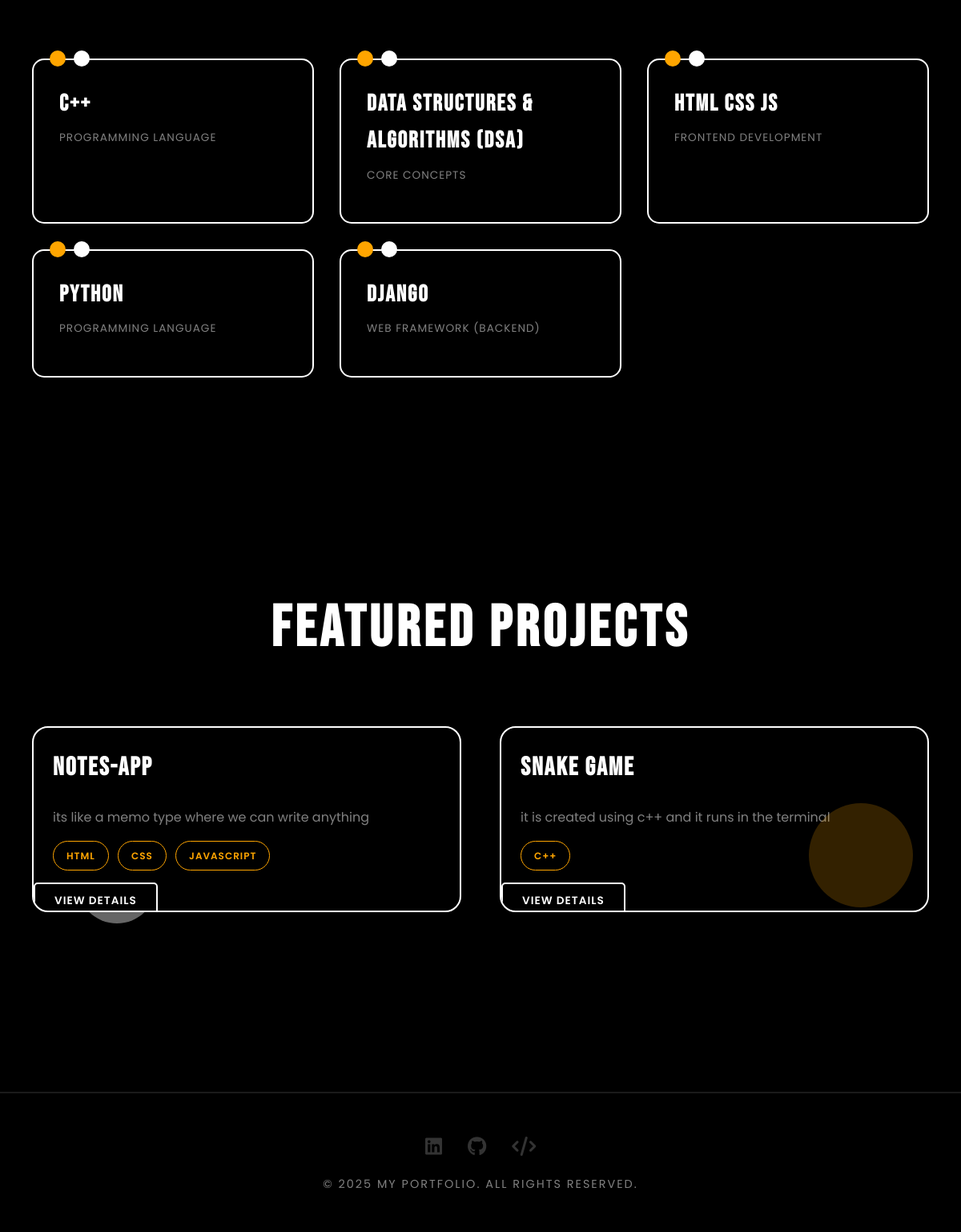
Before: / (lower part) with the older database file.
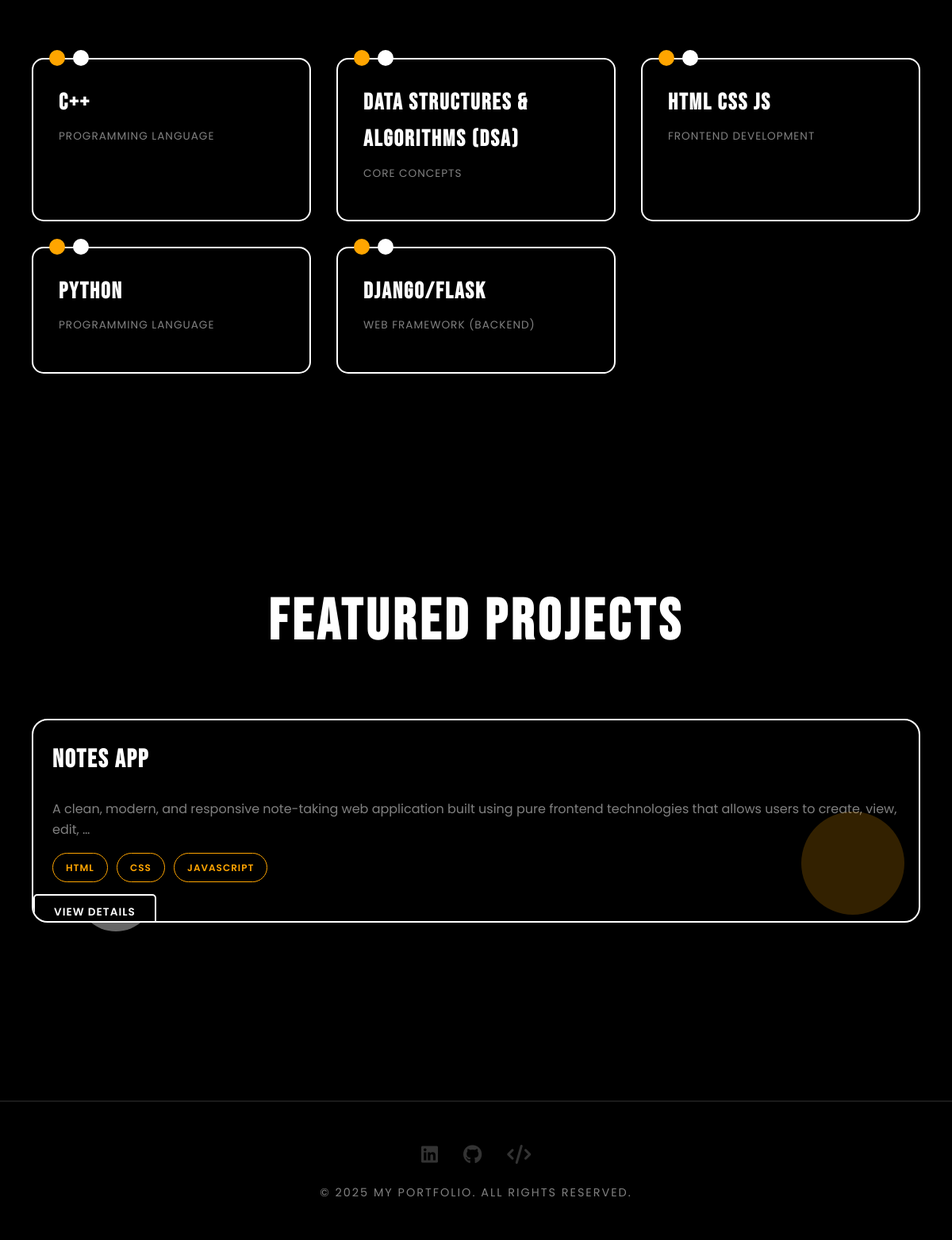
After: the same page with the newer database file.
### portfolio_app/models.py (models this page shows, shortened)
class Skill(models.Model):
    name = models.CharField(max_length=100)
    category = models.CharField(max_length=50)  # e.g., "Frontend", "Backend"
    proficiency = models.IntegerField(default=50)  # 0-100

class Project(models.Model):
    title = models.CharField(max_length=200)
    description = models.TextField()
    image = models.ImageField(upload_to='projects/', blank=True, null=True)
    url = models.URLField(blank=True)
    github_url = models.URLField(blank=True)
    technologies = models.CharField(max_length=200)
    created_at = models.DateTimeField(auto_now_add=True)
    featured = models.BooleanField(default=False)
    class Meta:
        ordering = ['-created_at']

### portfolio_app/views.py (the view)
# urls.py: path('', views.home, name='home'),
def home(request):
    skills = Skill.objects.all()
    featured_projects = Project.objects.filter(featured=True)[:3]
    context = {
        'skills': skills,
        'featured_projects': featured_projects
    }
    return render(request, 'portfolio_app/home.html', context)

### portfolio_app/templates/portfolio_app/home.html (shortened to what this page needs)
{% extends 'portfolio_app/base.html' %}
{% block content %}
<section class="skills">
    <div class="container">
        <h2>My Skills</h2>
        <div class="skills-grid">
            {% for skill in skills %}
            <div class="skill-card">
                <h3>{{ skill.name }}</h3>
                <p>{{ skill.category }}</p>
            </div>
            {% endfor %}
        </div>
    </div>
</section>
<section class="featured-projects">
    <div class="container">
        <h2>Featured Projects</h2>
        <div class="projects-grid">
            {% for project in featured_projects %}
            <div class="project-card">
                <h3>{{ project.title }}</h3>
                <p>{{ project.description|truncatewords:20 }}</p>
                <div class="tech-tags">
                    {% for tech in project.technologies.split %}
                    <span class="tag">{{ tech }}</span>
                    {% endfor %}
                </div>
                <a href="{% url 'project_detail' project.id %}" class="btn-small">View Details</a>
            </div>
            {% endfor %}
        </div>
    </div>
</section>
{% endblock %}

### portfolio_app/templates/portfolio_app/base.html (shortened to what this page needs)
<!DOCTYPE html>
<html lang="en">
<head>
    {% load static %}
    <link rel="stylesheet" href="{% static 'css/style.css' %}">
    <link rel="stylesheet" href="https://cdnjs.cloudflare.com/ajax/libs/font-awesome/6.4.0/css/all.min.css">
</head>
<body>
    <main>
        {% block content %}
        {% endblock %}
    </main>
    <footer>
         <div class="social-links">
            <a href="https://www.linkedin.com/in/rohith-l-602850297?utm_source=share&utm_campaign=share_via&utm_content=profile&utm_medium=android_app" target="_blank" class="social-link">
                <i class="fab fa-linkedin"></i>
            </a>
            <a href="https://github.com/r0hith94" target="_blank" class="social-link">
                <i class="fab fa-github"></i>
            </a>
            <a href="https://leetcode.com/u/jack___94/" target="_blank" class="social-link">
                <i class="fas fa-code"></i>
            </a>
        </div>
        <p>&copy; 2025 My Portfolio. All rights reserved.</p>
    </footer>
</body>
</html>

### portfolio_app/static/css/style.css (style rules this page uses)
:root { --primary: #FFA500; --secondary: #FFD700; --dark: #000000; --light: #FFFFFF; --gray: #808080; }
* { margin: 0; padding: 0; box-sizing: border-box; }
body { font-family: 'Poppins', sans-serif; line-height: 1.6; color: var(--light); background: var(--dark); overflow-x: hidden; }
.container { max-width: 1400px; margin: 0 auto; padding: 0 40px; }
body::before { content: ''; position: fixed; top: 10%; right: 5%; width: 150px; height: 150px; background: var(--primary); border-radius: 50%; opacity: 0.6; z-index: -1; }
body::after { content: ''; position: fixed; bottom: 15%; left: 8%; width: 100px; height: 100px; background: var(--light); border-radius: 50%; opacity: 0.4; z-index: -1; }
.skills { padding: 8rem 0; position: relative; }
.skills::before { content: ''; position: absolute; top: 10%; left: -5%; width: 150px; height: 150px; background: var(--secondary); border-radius: 50%; opacity: 0.2; }
.skills h2 { text-align: center; font-family: 'Bebas Neue', cursive; font-size: 4.5rem; margin-bottom: 4rem; color: var(--light); text-transform: uppercase; letter-spacing: 5px; }
.skills-grid { display: grid; grid-template-columns: repeat(auto-fit, minmax(280px, 1fr)); gap: 2rem; }
.skill-card { background: var(--dark); padding: 2rem; border-radius: 15px; border: 2px solid var(--light); transition: all 0.4s; position: relative; }
.skill-card::before { content: ''; position: absolute; top: -12px; left: 20px; width: 20px; height: 20px; background: var(--primary); border-radius: 50%; }
.skill-card::after { content: ''; position: absolute; top: -12px; left: 50px; width: 20px; height: 20px; background: var(--light); border-radius: 50%; }
.skill-card h3 { margin-bottom: 0.5rem; font-family: 'Bebas Neue', cursive; font-size: 1.8rem; position: relative; z-index: 1; color: var(--light); text-transform: uppercase; letter-spacing: 2px; }
.skill-card p { color: var(--gray); position: relative; z-index: 1; text-transform: uppercase; font-size: 0.85rem; letter-spacing: 1px; margin-bottom: 1rem; }
.featured-projects, .all-projects { padding: 8rem 0; position: relative; }
.featured-projects::after { content: ''; position: absolute; bottom: 20%; right: 5%; width: 130px; height: 130px; background: var(--primary); border-radius: 50%; opacity: 0.2; }
.featured-projects h2, .all-projects h2 { text-align: center; font-family: 'Bebas Neue', cursive; font-size: 4.5rem; margin-bottom: 4rem; color: var(--light); text-transform: uppercase; letter-spacing: 5px; }
.projects-grid { display: grid; grid-template-columns: repeat(auto-fit, minmax(350px, 1fr)); gap: 3rem; }
.project-card { background: var(--dark); border-radius: 20px; overflow: hidden; border: 2px solid var(--light); transition: all 0.4s; position: relative; }
.project-card h3 { padding: 1.5rem; font-family: 'Bebas Neue', cursive; font-size: 2rem; color: var(--light); position: relative; text-transform: uppercase; letter-spacing: 2px; }
.project-card p { padding: 0 1.5rem 1rem; color: var(--gray); position: relative; }
.tech-tags { padding: 0 1.5rem 1.5rem; display: flex; flex-wrap: wrap; gap: 0.7rem; position: relative; }
.tag { background: transparent; color: var(--primary); padding: 0.5rem 1rem; border-radius: 20px; font-size: 0.75rem; border: 1px solid var(--primary); font-weight: 600; text-transform: uppercase; letter-spacing: 1px; }
.btn-small { background: transparent; color: var(--light); padding: 0.7rem 1.5rem; border-radius: 5px; text-decoration: none; font-size: 0.85rem; border: 2px solid var(--light); transition: all 0.3s; font-weight: 600; text-transform: uppercase; letter-spacing: 1px; }
.social-links { display: flex; justify-content: center; gap: 2rem; margin-bottom: 1rem; }
.social-link { color: #333; font-size: 1.5rem; transition: color 0.3s ease; }
footer { background: var(--dark); border-top: 2px solid rgba(255, 255, 255, 0.1); text-align: center; padding: 3rem 0; margin-top: 6rem; }
footer p { color: var(--gray); font-size: 0.9rem; text-transform: uppercase; letter-spacing: 2px; }

Changed rows visible on the page:
removed Project: title "SNAKE GAME", description "it is created using c++ and it runs in the terminal", split "C++"
changed Skill "WEB FRAMEWORK (BACKEND)": name "DJANGO" → "DJANGO/FLASK"
changed Project: title "NOTES-APP" → "NOTES APP"; description "its like a memo type where we can write anything" → "A clean, modern, and responsive note-taking web application built using pure frontend technologies that allows users to create, view, edit, …"
